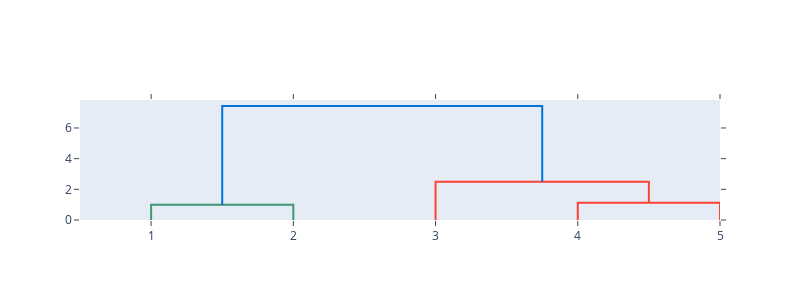

The notebook cell saved with this chart:
### Code cell
X=np.array([[1,1],[2,1],[5,4],[6,5],[6.5,6]])
X=X.transpose()

cluster_comb=[]
X1=X
print(X)
while X1.shape!=(2,1):
  X1 = combine(X1)

import plotly.figure_factory as ff

lab=np.linspace(1,X.shape[1],X.shape[1])
fig = ff.create_dendrogram(X.T, labels=lab)
fig.update_layout(width=800, height=300)
fig.show()

### Figure 1 — Plotly figure (JSON) as saved in the notebook; plotly's stock layout.template omitted (floating-point values rounded to 4 significant figures)
{"data": [{"hoverinfo": "text", "marker": {"color": "rgb(61,153,112)"}, "mode": "lines", "type": "scatter", "x": [5, 5, 15, 15], "xaxis": "x", "y": [0, 1, 1, 0], "yaxis": "y"}, {"hoverinfo": "text", "marker": {"color": "rgb(255,65,54)"}, "mode": "lines", "type": "scatter", "x": [35, 35, 45, 45], "xaxis": "x", "y": [0, 1.118, 1.118, 0], "yaxis": "y"}, {"hoverinfo": "text", "marker": {"color": "rgb(255,65,54)"}, "mode": "lines", "type": "scatter", "x": [25, 25, 40, 40], "xaxis": "x", "y": [0, 2.5, 2.5, 1.118], "yaxis": "y"}, {"hoverinfo": "text", "marker": {"color": "rgb(0,116,217)"}, "mode": "lines", "type": "scatter", "x": [10, 10, 32.5, 32.5], "xaxis": "x", "y": [1, 7.433, 7.433, 2.5], "yaxis": "y"}], "layout": {"autosize": false, "height": 300, "hovermode": "closest", "showlegend": false, "width": 800, "xaxis": {"mirror": "allticks", "rangemode": "tozero", "showgrid": false, "showline": true, "showticklabels": true, "tickmode": "array", "ticks": "outside", "ticktext": [1, 2, 3, 4, 5], "tickvals": [5, 15, 25, 35, 45], "type": "linear", "zeroline": false}, "yaxis": {"mirror": "allticks", "rangemode": "tozero", "showgrid": false, "showline": true, "showticklabels": true, "ticks": "outside", "type": "linear", "zeroline": false}}}
